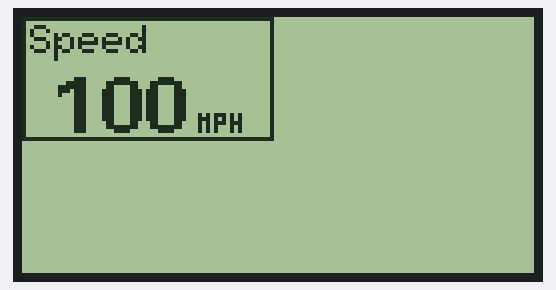
Recording of a sketch running on a simulated Arduino Uno, built with avr-gcc and run on an emulated ATmega328P. Shown: 128×64 one-colour display.

Above: at 0.2 s.

The sketch:

graphicLCD.ino
```cpp
#include <U8glib.h>
//#include <OBD2UART.h>

U8GLIB_ST7920_128X64 u8g(13, 12, 11, U8G_PIN_NONE);
//COBD obd;

void setup() {
  //  start communication with OBD-II adapter
//  obd.begin();
//  //  initiate OBD-II connection until success
//  while (!obd.init());
  u8g.setColorIndex(1);
}

void loop() {
  u8g.firstPage();
//  int spd = 0;
//  if(obd.readPID(PID_SPEED, spd)){
//    spd = round(spd*0.621371);
//  }
//  int enrv = 0;
//  if(obd.readPID(PID_RPM, enrv)){
//    enrv = round(enrv);
//  }
//  int intt = 0;
//  if(obd.readPID(PID_INTAKE_TEMP, intt)){
//    intt = round(intt);
//  }
//  int wat = 0;
//  if(obd.readPID(PID_COOLANT_TEMP, wat)){
//    wat = round(wat);
//  }
//  int batt = 0;
//  batt = round(obd.getVoltage());
  do {
    u8g.drawFrame(0,0,63,31);
    u8g.setFont(u8g_font_6x10);
    u8g.drawStr(2, 9, "Speed");
    u8g.setFont(u8g_font_fub14);
    u8g.setPrintPos(8, 29);
//    u8g.print(spd);
    u8g.print(100);
    u8g.setFont(u8g_font_micro);
    u8g.drawStr(44, 29, "MPH");

//
//    u8g.drawFrame(65,0,63,31);
//    u8g.setFont(u8g_font_6x10);
//    u8g.drawStr(67, 9, "Eng. rev.");
//    u8g.setFont(u8g_font_fub14);
//    u8g.setPrintPos(67, 29);
//    u8g.print(enrv);
//    u8g.setFont(u8g_font_micro);
//    u8g.drawStr(114, 29, "RPM");
//
//
//    u8g.drawFrame(0,33,41,31);
//    u8g.setFont(u8g_font_6x10);
//    u8g.drawStr(2, 42, "Intake");
//    u8g.setFont(u8g_font_fub11);
//    u8g.setPrintPos(3, 62);
//    u8g.print(intt);
//    u8g.setFont(u8g_font_micro);
//    u8g.drawStr(34, 62, "C");
//
//
//    u8g.drawFrame(43,33,42,31);
//    u8g.setFont(u8g_font_6x10);
//    u8g.drawStr(45, 42, "Water");
//    u8g.setFont(u8g_font_fub11);
//    u8g.setPrintPos(46, 62);
//    u8g.print(wat);
//    u8g.setFont(u8g_font_micro);
//    u8g.drawStr(78, 62, "C");
//
//
//    u8g.drawFrame(87,33,41,31);
//    u8g.setFont(u8g_font_6x10);
//    u8g.drawStr(89, 42, "Batt.");
//    u8g.setFont(u8g_font_fub11);
//    u8g.setPrintPos(95, 62);
//    u8g.print(batt);
//    u8g.setFont(u8g_font_micro);
//    u8g.drawStr(116, 62, "V");

  } while( u8g.nextPage() );
  delay(1000);
}
```
